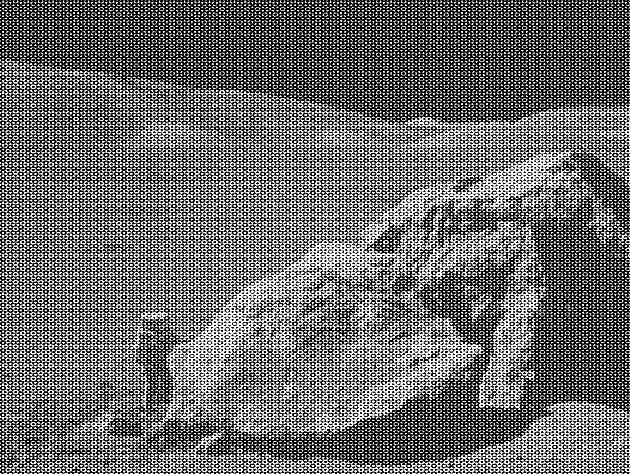
#> input picture moonlanding.png, 630 x 474 px
$ jupyter execute --allow-errors 09ex_Algorithms.ipynb
#> lines starting #> are read from the running program, lines starting #| are printed output that depends on the picture
1\. **Maximum wind speed prediction at the Sprogø station**

The exercise goal is to predict the maximum wind speed occurring every 50 years even if no measure exists for such a period. The available data are only measured over 21 years at the Sprogø meteorological station located in Denmark.

The annual maxima are supposed to fit a normal probability density function. However such function is not going to be estimated because it gives a probability from a wind speed maxima. Finding the maximum wind speed occurring every 50 years requires the opposite approach, the result needs to be found from a defined probability. That is the quantile function role and the exercise goal will be to find it. In the current model, it is supposed that the maximum wind speed occurring every 50 years is defined as the upper 2% quantile.

By definition, the quantile function is the inverse of the cumulative distribution function. The latter describes the probability distribution of an annual maxima. In the exercise, the cumulative probability $p_i$ for a given year i is defined as $p_i = i/(N+1)$ with $N = 21$, the number of measured years. Thus it will be possible to calculate the cumulative probability of every measured wind speed maxima. From those experimental points, the scipy.interpolate module will be very useful for fitting the quantile function. Finally the 50 years maxima is going to be evaluated from the cumulative probability of the 2% quantile.

Practically, load the dataset:

```python
import numpy as np
max_speeds = np.load('max-speeds.npy')
years_nb = max_speeds.shape[0]
```

Compute then the cumulative probability $p_i$ (`cprob`) and sort the maximum speeds from the data. Use then the  UnivariateSpline from scipy.interpolate to define a quantile function and thus estimate the probabilities.

In the current model, the maximum wind speed occurring every 50 years is defined as the upper 2% quantile. As a result, the cumulative probability value will be:

```python
fifty_prob = 1. - 0.02
```

So the storm wind speed occurring every 50 years can be guessed as:

``` python
fifty_wind = quantile_func(fifty_prob)
```

[cell 1]
import numpy as np
from scipy.interpolate import UnivariateSpline
#> (the rest of this cell did not finish here and is left out)

2\. **Curve fitting of temperature in Alaska**

The temperature extremes in Alaska for each month, starting in January, are given by (in degrees Celcius):

max:  17,  19,  21,  28,  33,  38, 37,  37,  31,  23,  19,  18

min: -62, -59, -56, -46, -32, -18, -9, -13, -25, -46, -52, -58

* Plot these temperature extremes.
* Define a function that can describe min and max temperatures.
* Fit this function to the data with scipy.optimize.curve_fit().
* Plot the result. Is the fit reasonable? If not, why?
* Is the time offset for min and max temperatures the same within the fit accuracy?

[cell 2]
import numpy as np
import matplotlib.pyplot as plt
from scipy import optimize,exp

#monthly data for max e min temperatures in Alaska
max_temp= np.array([17, 19, 21, 28, 33, 38, 37, 37, 31, 23, 19, 18])
min_temp= np.array([-62, -59, -56, -46, -32, -18, -9, -13, -25, -46, -52, -58])
min_temp_scaled= min_temp + 100
#month
months = np.arange(1, 13)

plt.figure (figsize=(7,5))
plt.plot(months, max_temp,'o',  color= 'red', label= 'max temperatures')
plt.plot(months, min_temp,'o', color='blue', label='min temperatures')
plt.xlabel('Months')
plt.ylabel('Temperatures (Celsius)')

# function that desribes min and max temperatures:
#def temp_function(x, a, b, c, d):   #a-> amplitude of the sine wave, b -> frequency of the sine wave,
#    return a* np.sin(b*x + c) + d   # c -> phase shift of the sine wave,  d -> vertical shift of the sine wave


#The scatter plot looks more like a Gaussian. So we define a Gaussian function to fit it
#and we get the parameters through curve fit
def gaus(x,a,mu,sigma):
    return a*exp(-(x-mu)**2/(2*sigma**2))

#> (the rest of this cell did not finish here and is left out)

3\. **2D minimization of a six-hump camelback function**

$$
f(x,y) = \left(4-2.1x^2+\frac{x^4}{3} \right) x^2 +xy + (4y^2 -4)y^2
$$

has multiple global and local minima. Find the global minima of this function.

Hints:

* Variables can be restricted to $-2 < x < 2$ and $-1 < y < 1$.
* Use numpy.meshgrid() and pylab.imshow() to find visually the regions.
* Use scipy.optimize.minimize(), optionally trying out several of its methods.

How many global minima are there, and what is the function value at those points? What happens for an initial guess of $(x, y) = (0, 0)$ ?

[cell 3]
from scipy.optimize import basinhopping  ###CHIEDO A MARTI
#We write the function as x[0] and x[1] instead of x and y.
def func2d(x):
    f = ((4 -2.1*x[0]*x[0] + ((x[0]**4)/3))*x[0]**2) + x[0]*x[1] + (4*x[1]**2 - 4)*x[1]**2
    df = np.zeros(2)
    df[0] = 8*x[0] - 4*2.1*x[0]**3 + 2*x[0]**5 + x[1] #differentiation wrt to x[0] or x (cioè le derivate)
    df[1] = x[0] + 16*x[1]**3 - 8*x[1] #differentiation wrt to x[1] or y
    return f, df

x0 = [1.0,1.0] #initial guess for the minima
minimizer_kwargs = {"method":"L-BFGS-B", "jac":True}
x0 = [1.0, 1.0]
ret1 = basinhopping(func2d, x0, minimizer_kwargs=minimizer_kwargs, niter=200)

print('Initial guess:',x0)
print("global minimum: x = [%.4f, %.4f], f(x0) = %.4f" % (ret1.x[0], ret1.x[1], ret1.fun))
#returns values of x and y where the function is minimum and also the value ofthe function at the given (x,y)=min(f(x,y))

#initial guess of x0=[0,0]
x0=[0,0]
ret2 = basinhopping(func2d, x0, minimizer_kwargs=minimizer_kwargs, niter=200)
print('\nInitial guess:',x0)
print("global minimum: x = [%.4f, %.4f], f(x0) = %.4f" % (ret2.x[0], ret2.x[1], ret2.fun))
#the answer is the same for both the initial values selection
#the answer differs in [x,y] values in sign but remains same for the function value even
#if the initial guess is x0=[x,y]=[0,0]

[cell 4]
# x is from range -2 to 2
def f(x,y):
    return ((4 -2.1*x*x + ((x**4)/3))*x**2) + x*y + (4*y**2 - 4)*y**2

x = np.linspace(-2,2,100)
y = np.linspace(-1,1,100)
X,Y = np.meshgrid(x,y) #X and Y meshgrid of shape(100 x 100)
#print(Y.shape)

Z=  f(X,Y)

#plotting a 3d graph
fig, ax = plt.subplots(figsize=(8, 4))
contourmap = ax.contourf(x,y,Z)
fig.colorbar(contourmap)
ax.plot(ret1.x[0], ret1.x[1],'ro',label="Minima point: [x,y] = [%f, %f]"%(ret1.x[0],ret1.x[1]))
plt.legend()
plt.show()
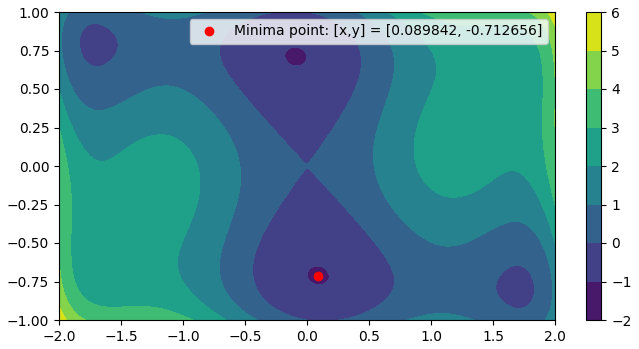
#> figure drawn by matplotlib, 2 panels
#plt.imshow(Z)

4\. **FFT of a simple dataset**

Performe a periodicity analysis on the lynxs-hares population

[cell 5]
import numpy as np
import matplotlib.pyplot as plt

# Loading the data of populations
#> (the rest of this cell did not finish here and is left out)

5\. **FFT of an image**

* Examine the provided image `moonlanding.png`, which is heavily contaminated with periodic noise. In this exercise, we aim to clean up the noise using the Fast Fourier Transform.
* Load the image using pylab.imread().
* Find and use the 2-D FFT function in scipy.fftpack, and plot the spectrum (Fourier transform of) the image. Do you have any trouble visualising the spectrum? If so, why?
* The spectrum consists of high and low frequency components. The noise is contained in the high-frequency part of the spectrum, so set some of those components to zero (use array slicing).
* Apply the inverse Fourier transform to see the resulting image.

[cell 6]
import numpy as np
import matplotlib.pyplot as plt

image= plt.imread('moonlanding.png')
#> image is the input picture: shape (474, 630) float32; min 0, max 1, mean 0.424
#Seeing the loaded moonlanding image for the first time.
plt.imshow(image,plt.cm.gray)
plt.title("Moonlanding")
print("As we see, it contains a lot of noise and so the picture is not clear.")

[cell 7]
from scipy import fftpack
import matplotlib.colors

#2d fourier transform of the image
fft2D_moonlanding = fftpack.fft2(image) #This is of complex dtype

#Converting it to power using np.abs() where complex part is being taken care of
power_moonlanding = abs(fft2D_moonlanding)

plt.figure(figsize=(5,5))
def plot_spectrum(im_fft_absValue):
    from matplotlib.colors import Normalize
    #vmax corresponds to max value the data takes when normalized from 0 to 100 instead of the huge numbers
    vmax = 100
    norm = matplotlib.colors.Normalize(vmax=vmax)
    # We do this trick just to get the correct values of the colorbar without being normalized.
    img_withoutnorm = plt.imshow(im_fft_absValue);
    img = plt.imshow(im_fft_absValue, norm=norm)
    plt.colorbar(img_withoutnorm)

plot_spectrum(power_moonlanding)
plt.title("Fourier transform of the Moonlanding")
print("The spectrum image when normalized is very clear and thus we can remove the higher values of power spectrum")
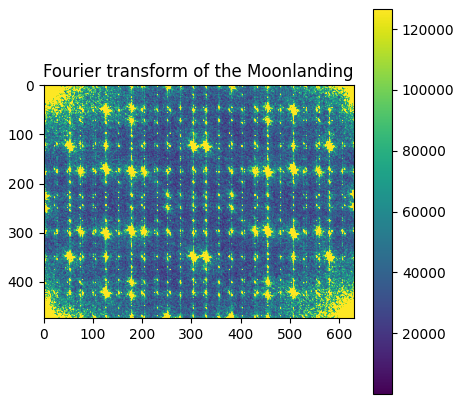
#> figure drawn by matplotlib, 2 panels

[cell 8]
#Trick 1
#Now to smoothen the moonlanding we do low pass filter where we remove the central portion of the power spectrum as seen above.
#For that we simply equate those middle matrix elements of power_moonlanding to 0 and thus we will be able to remove high frequencies
#hence we do low pass filter.

#Make a copy of the power_moonlanding
power_moonlanding_copy = power_moonlanding.copy()
rows, cols = power_moonlanding_copy.shape
#> rows = 474; cols = 630

#we will cut-off the middle square part of the spectrum as seen above by making them into 0.
#We keep only the first few rows and first few columns
keep_fraction = 0.1

#Make the middle rows and columns as 0
power_moonlanding_copy[int(rows*keep_fraction):int(rows*(1-keep_fraction))] = 0
power_moonlanding_copy[:, int(cols*keep_fraction):int(cols*(1-keep_fraction))] = 0
#> power_moonlanding_copy: shape (474, 630) float32; min 0, max 126598.5, mean 6.2
plot_spectrum(power_moonlanding_copy)
plt.title("Low pass filter of Spectrum of moonlanding")

fft2D_moonlanding_copy = fft2D_moonlanding.copy()
zero_indices_array = np.argwhere(power_moonlanding_copy==0)
#> zero_indices_array = 286650 pairs, first value 0 to 473, second value 0 to 629

for i,j in zero_indices_array:
    fft2D_moonlanding_copy[i,j] = 0
#print(rows*keep_fraction)
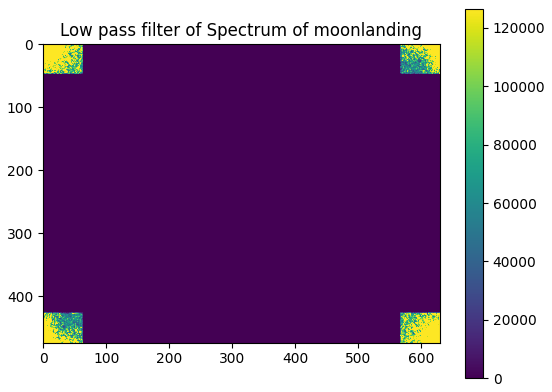
#> figure drawn by matplotlib, 2 panels

[cell 9]
im_new = fftpack.ifft2(fft2D_moonlanding_copy).real
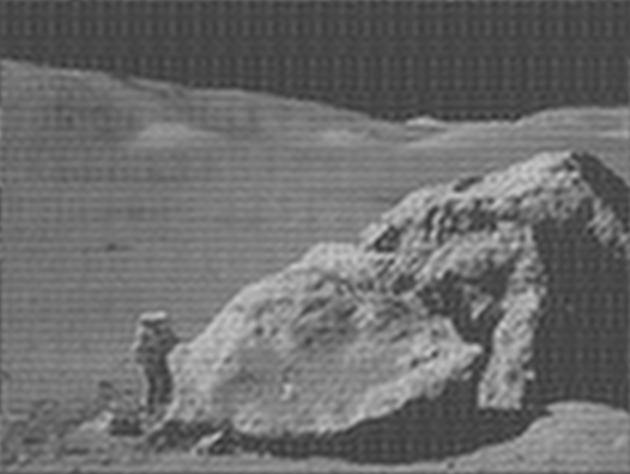
#> im_new: shape (474, 630) float32; min 0.184, max 0.791, mean 0.424

plt.figure()
plt.imshow(im_new, plt.cm.gray)
plt.title('Reconstructed Image')

[cell 10]
#Finally replotting everything for our comparison:
fig = plt.figure(figsize=(14,10))

plt.subplot(2,2,1)
plt.imshow(image,plt.cm.gray)
plt.title("Moonlanding Original Image")

plt.subplot(2,2,2)
plot_spectrum(power_moonlanding)
plt.title("Fourier transform of the Moonlanding")

plt.subplot(2,2,3)
plot_spectrum(power_moonlanding_copy)
plt.title("Low pass filter of Spectrum of moonlanding")

plt.subplot(2,2,4)
plt.imshow(im_new, plt.cm.gray)
plt.title('Reconstructed Image')
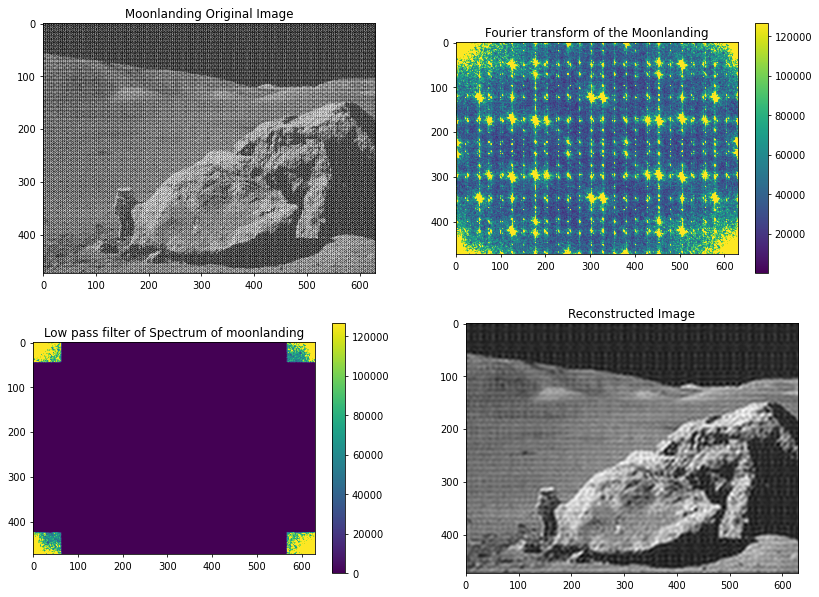
#> figure drawn by matplotlib, 6 panels
